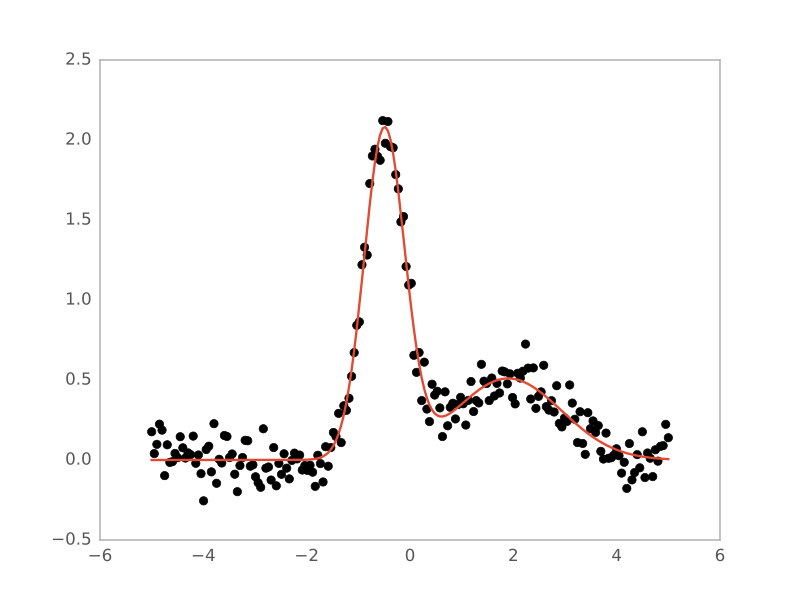

The Python source for this figure:
import numpy as np
from astropy.modeling.models import custom_model
from astropy.modeling.fitting import LevMarLSQFitter

# Define model
@custom_model
def sum_of_gaussians(x, amplitude1=1., mean1=-1., sigma1=1.,
                        amplitude2=1., mean2=1., sigma2=1.):
    return (amplitude1 * np.exp(-0.5 * ((x - mean1) / sigma1)**2) +
            amplitude2 * np.exp(-0.5 * ((x - mean2) / sigma2)**2))

# Generate fake data
np.random.seed(0)
x = np.linspace(-5., 5., 200)
m_ref = sum_of_gaussians(amplitude1=2., mean1=-0.5, sigma1=0.4,
                         amplitude2=0.5, mean2=2., sigma2=1.0)
y = m_ref(x) + np.random.normal(0., 0.1, x.shape)

# Fit model to data
m_init = sum_of_gaussians()
fit = LevMarLSQFitter()
m = fit(m_init, x, y)

# Plot the data and the best fit
plt.plot(x, y, 'o', color='k')
plt.plot(x, m(x))
